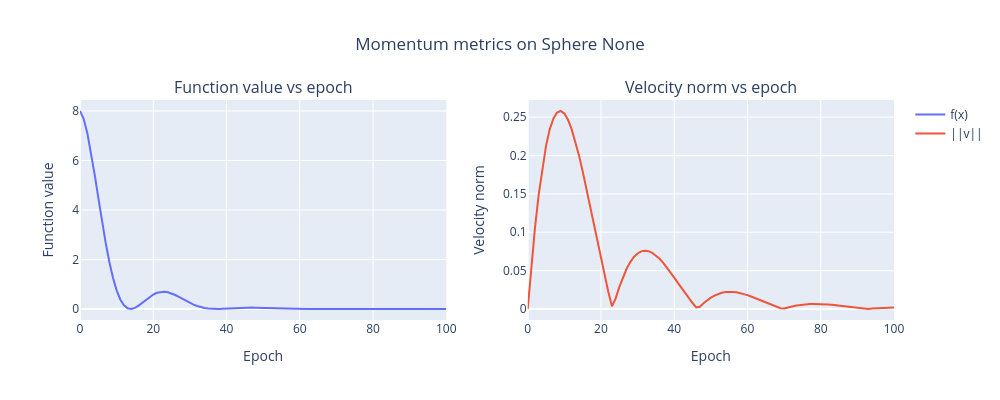

Notebook cell for this chart:
### Code cell
parameter_to_epoch, velocity_norm_to_epoch = momentum(
    problem=Sphere(),
    initial_solution=np.array([2.0, 2.0]),
    alpha=0.01,
    beta=0.9,
    number_of_epochs=100
)

show_momentum_plots(
    problem=Sphere(),
    parameter_to_epoch=parameter_to_epoch,
    velocity_norm_to_epoch=velocity_norm_to_epoch
)
